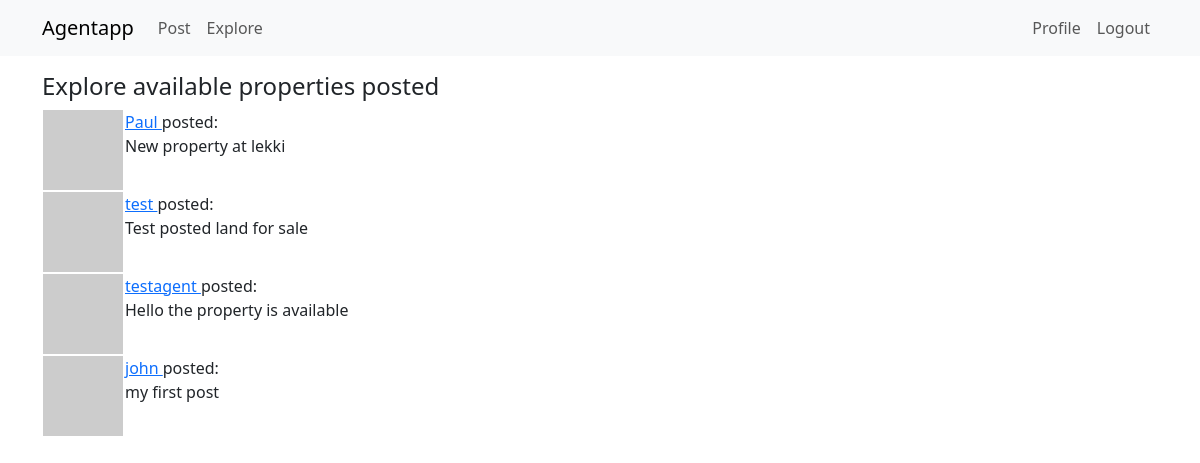
Before: /explore (signed in) with the older database file.
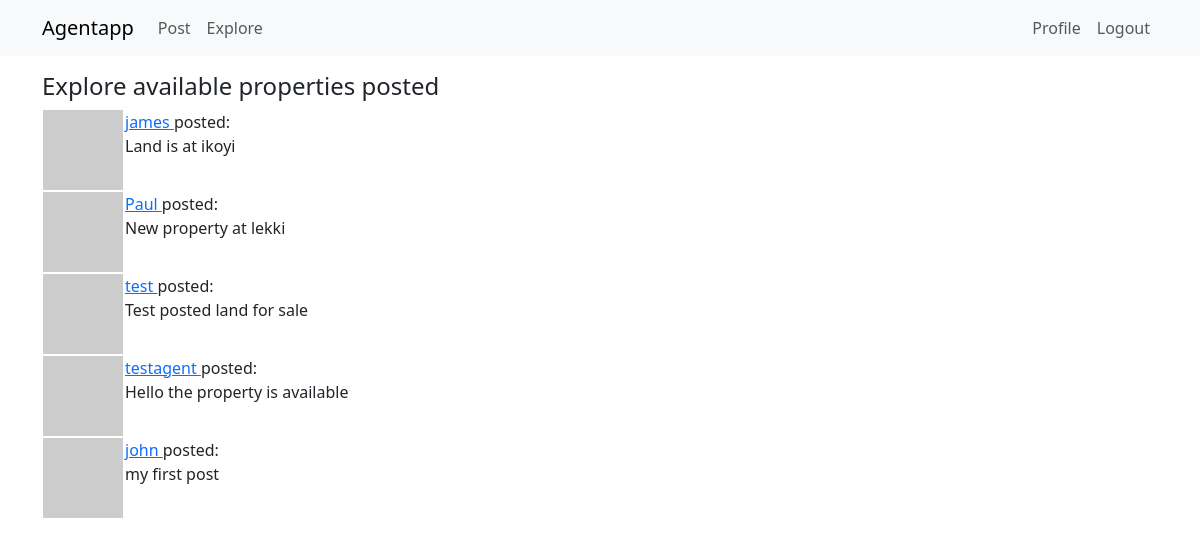
After: the same page with the newer database file.
### models/agent.py (models this page shows, shortened)
class Post(db.Model):
    id: so.Mapped[int] = so.mapped_column(primary_key=True)
    body: so.Mapped[str] = so.mapped_column(sa.String(140))
    timestamp: so.Mapped[datetime] = so.mapped_column(
        index=True, default=lambda: datetime.now(timezone.utc))
    agent_id: so.Mapped[int] = so.mapped_column(sa.ForeignKey(Agent.id),
                                               index=True)
    author: so.Mapped[Agent] = so.relationship(back_populates='posts')

class Agent(UserMixin, db.Model):
    id: so.Mapped[int] = so.mapped_column(primary_key=True)
    username: so.Mapped[str] = so.mapped_column(sa.String(64), index=True,
                                                unique=True)
    email: so.Mapped[str] = so.mapped_column(sa.String(120), index=True,
                                             unique=True)
    license: so.Mapped[Optional[str]] = so.mapped_column(sa.String(256), nullable=True)
    password_hash: so.Mapped[Optional[str]] = so.mapped_column(sa.String(256))
    posts: so.WriteOnlyMapped['Post'] = so.relationship(back_populates='author')
    about_me: so.Mapped[Optional[str]] = so.mapped_column(sa.String(140))
    last_seen: so.Mapped[Optional[datetime]] = so.mapped_column(
        default=lambda: datetime.now(timezone.utc))
    following: so.WriteOnlyMapped['Agent'] = so.relationship(
        secondary=followers, primaryjoin=(followers.c.follower_id == id),
        secondaryjoin=(followers.c.followed_id == id),
        back_populates='followers')
    followers: so.WriteOnlyMapped['Agent'] = so.relationship(
        secondary=followers, primaryjoin=(followers.c.followed_id == id),
        secondaryjoin=(followers.c.follower_id == id),
        back_populates='following')
    def avatar(self, size):
        digest = md5(self.email.lower().encode('utf-8')).hexdigest()
        return f'https://www.gravatar.com/avatar/{digest}?d=identicon&s={size}'

### agent_app/routes.py (the view)
@app.route('/explore')
@login_required
def explore():
    query = sa.select(Post).order_by(Post.timestamp.desc())
    posts = db.session.scalars(query).all()
    return render_template('index.html', title='Explore', posts=posts)

### agent_app/routes.py (called while the page is built)
@app.before_request
def before_request():
    if current_user.is_authenticated:
        current_user.last_seen = datetime.now(timezone.utc)
        db.session.commit()

### models/agent.py (called while the page is built)
@login.user_loader
def load_user(id):
    return db.session.get(Agent, int(id))

### agent_app/templates/index.html
{% extends "base.html" %}
{% block content %}
    {% if form %}
    <h5>  Hello {{ current_user.username }}, you can post new property here</h5>
    <form action="" method="post">
        {{ form.hidden_tag() }}
        <p>
            {{ form.post.label }}<br>
            {{ form.post(cols=32, rows=4) }}<br>
            {% for error in form.post.errors %}
            <span style="color: red;">[{{ error }}]</span>
            {% endfor %}
        </p>
        <p>{{ form.submit() }}</p>
    </form>
    {% else %}
    <h4> Explore available properties posted </h4>
    {% endif %}
    {% for post in posts %}
        {% include '_post.html' %}
    {% endfor %}
{% endblock %}

### agent_app/templates/_post.html
<table>
    <tr valign="top">
        <td><img src="{{ post.author.avatar(36) }}"></td>
        <td>
            <a href="{{ url_for('agent', username=post.author.username) }}">
                {{ post.author.username }}
            </a>
            posted:<br>{{ post.body }}</td>
    </tr>
</table>

Changed rows visible on the page:
added Post: author.username "james", body "Land is at ikoyi"
